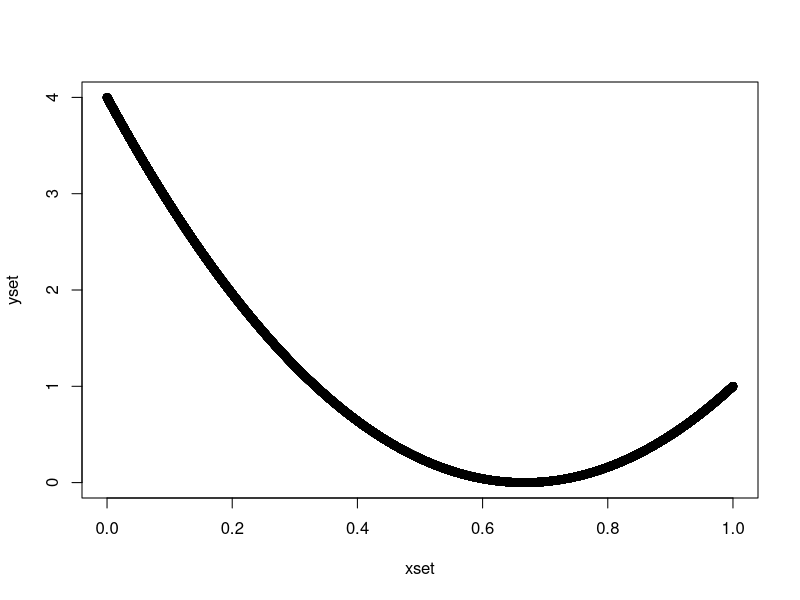

The R script that drew this image: (Note: this script raises an error after producing the figure.)

f <- function(x,l){
  y = (-2+3*x)^2 + l*(1+8*(1-x))
  return(y)
}

xset = seq(0,1,.00001)

yset = f(xset,0)

plot(xset, yset)

i = which(yset==min(yset))

print(xset[i])

X1 = as.matrix(2)
X0 = matrix(c(1,4,5),nrow=1)

lambda = .0005
sol = wsoll1(X0,X1,as.matrix(1),lambda)
sol = TZero(sol,1e-6)
print(sol)

# sol_th = (2+(4/3)*lambda)/3
sol_th = (2+lambda/2)/3
print(sol_th)